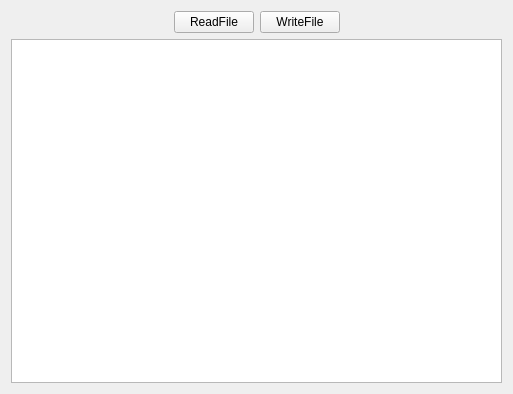
<?xml version="1.0" encoding="UTF-8"?>
<ui version="4.0">
 <class>Widget</class>
 <widget class="QWidget" name="Widget">
  <property name="geometry">
   <rect>
    <x>0</x>
    <y>0</y>
    <width>513</width>
    <height>394</height>
   </rect>
  </property>
  <property name="windowTitle">
   <string>Widget</string>
  </property>
  <layout class="QGridLayout" name="gridLayout">
   <item row="0" column="0">
    <spacer name="horizontalSpacer">
     <property name="orientation">
      <enum>Qt::Horizontal</enum>
     </property>
     <property name="sizeHint" stdset="0">
      <size>
       <width>139</width>
       <height>20</height>
      </size>
     </property>
    </spacer>
   </item>
   <item row="0" column="1">
    <widget class="QPushButton" name="pushButton">
     <property name="text">
      <string>ReadFile</string>
     </property>
    </widget>
   </item>
   <item row="0" column="2">
    <widget class="QPushButton" name="buttonWrite">
     <property name="text">
      <string>WriteFile</string>
     </property>
    </widget>
   </item>
   <item row="0" column="3">
    <spacer name="horizontalSpacer_2">
     <property name="orientation">
      <enum>Qt::Horizontal</enum>
     </property>
     <property name="sizeHint" stdset="0">
      <size>
       <width>139</width>
       <height>20</height>
      </size>
     </property>
    </spacer>
   </item>
   <item row="1" column="0" colspan="4">
    <widget class="QTextEdit" name="textEdit"/>
   </item>
  </layout>
 </widget>
 <layoutdefault spacing="6" margin="11"/>
 <resources/>
 <connections/>
</ui>
